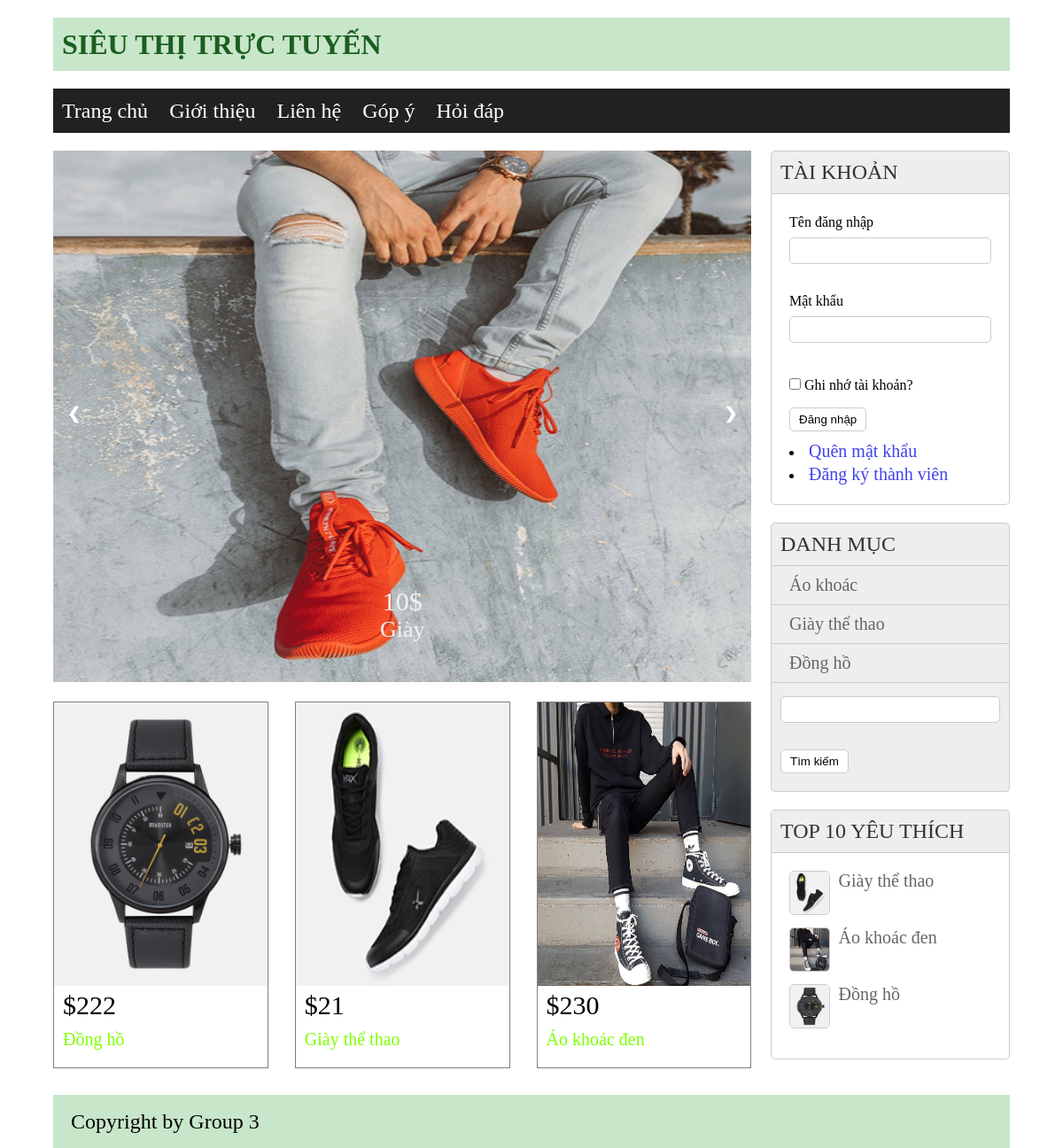
The app's page /kenshop/index.php with its own data.
### tables this page shows
CREATE TABLE `hang_hoa` (
  `ma_hh` int(11) NOT NULL,
  `ten_hh` varchar(50) NOT NULL,
  `don_gia` float NOT NULL,
  `giam_gia` float DEFAULT NULL,
  `hinh` varchar(50) NOT NULL,
  `mo_ta` varchar(1000) NOT NULL,
  `so_luot_xem` int(50) NOT NULL,
  `ma_loai` int(50) NOT NULL
);

CREATE TABLE `loai_hang` (
  `ma_loai` int(11) NOT NULL,
  `ten_loai` varchar(50) NOT NULL
);

### kenshop/model/pdo.php (called while the page is built, shortened)
<?php
function pdo_get_connection(){
    $dburl = "mysql:host=localhost;dbname=kenshop;charset=utf8";
    $username = 'root';
    $password = '';
    $conn = new PDO($dburl, $username, $password);
    $conn->setAttribute(PDO::ATTR_ERRMODE, PDO::ERRMODE_EXCEPTION);
    return $conn;
}
function pdo_query($sql){
    $sql_args = array_slice(func_get_args(), 1);
    try{
        $conn = pdo_get_connection();
        $stmt = $conn->prepare($sql);
        $stmt->execute($sql_args);
        $rows = $stmt->fetchAll();
        return $rows;
    }
    catch(PDOException $e){
        throw $e;
    }
    finally{
        unset($conn);
    }
}

### kenshop/model/hang-hoa.php (called while the page is built, shortened)
<?php
function hh_selectall_home(){
    $sql = "select * from hang_hoa where 1 order by ma_hh desc  limit 0,9";
    return pdo_query($sql);
}
function hh_selectall_top10(){
    $sql = "select * from hang_hoa where 1 order by so_luot_xem desc limit 0,10";
    return pdo_query($sql);
}

### kenshop/global.php (called while the page is built)
<?php
    $img_path="upload/";
?>

### kenshop/model/loai-hang.php (called while the page is built, shortened)
<?php
function loai_selectall(){
    $sql = "select * from loai_hang order by ma_loai ";
    return pdo_query($sql);
}

### kenshop/view/home.php (the view, shortened to what this page needs)
<main>
    <div class="artical">
        <div class="slideshow-container">
            <div class="mySlides fade">
                <img src="./content/images/category-1.jpg">
                <div class="price">10$</div>
                <div class="text">Giày</div>
            </div>
            <a class="prev" onclick="plusSlides(-1)">&#10094;</a>
            <a class="next" onclick="plusSlides(1)">&#10095;</a>
        </div>
        <br>
        <div class="products">
            <div class="row">
                <?php foreach ($loadhh as $hh) {
                    extract($hh);
                    $linksp = "index.php?act=sanphamct&idsp=" . $ma_hh;
                    $img = $img_path . $hinh;
                    echo ' <div class="col-3">
                        <a href="' . $linksp . '"><img src="' . $img . '" alt=""></a>
                        <div class="product-price">
                            <p>$' . $don_gia . '</p>
                        </div>
                        <div class="product-name">
                            <a href="' . $linksp . '"><p>' . $ten_hh . '</p></a>
                        </div>
                    </div>';
                }
                ?>
            </div>
        </div>
    </div>
    <div class="aside">
        <?php include "aside.php" ?>
    </div>
</main>

### kenshop/view/header.php (shortened to what this page needs)
<!DOCTYPE html>
<html lang="en">
<head>
    <link rel="stylesheet" href="./content/css/index.css">
    <link rel="stylesheet" href="./content/css/dangky.css">
</head>
<body>
    <div class="container">
        <div class="header">
            <h1>
                SIÊU THỊ TRỰC TUYẾN
            </h1>
        </div>
        <div class="menu">
            <nav>
                <ul>
                    <li><a href="index.php">Trang chủ</a></li>
                    <li><a href="#">Giới thiệu</a></li>
                    <li><a href="#">Liên hệ</a></li>
                    <li><a href="#">Góp ý</a></li>
                    <li><a href="#">Hỏi đáp</a></li>
                </ul>
            </nav>
        </div>

### kenshop/index.php (shortened to what this page needs)
<?php
include "global.php";
include "model/pdo.php";
include "model/loai-hang.php";
include "model/hang-hoa.php";
include "./view/header.php";
$loadhh = hh_selectall_home();
$loaddm = loai_selectall();
$top10 = hh_selectall_top10();
if (isset($_GET['act']) && ($_GET['act'] != "")) {
    $act = $_GET['act'];
    switch ($act) {
        case 'dangki':
            if (isset($_POST['dangki'])) {
                $ho_ten = $_POST['ho_ten'];
                $email = $_POST['email'];
                $mat_khau = $_POST['mat_khau'];
                $hinh = $_FILES['hinh']['name'];
                $target_dir = "./upload/";
                $target_file = $target_dir . basename($_FILES["hinh"]["name"]);
                if (move_uploaded_file($_FILES["hinh"]["tmp_name"], $target_file)) {
                } else {
                }
                $kich_hoat = $_POST['kich_hoat'];
                $vai_tro = $_POST['vai_tro'];
                khach_hang_insert($mat_khau, $ho_ten, $kich_hoat, $hinh, $email, $vai_tro);
                $thongbao = 'Đăng ký thành công';
            }
            include 'view/taikhoan/dangki.php';
            break;
        case 'dangnhap':
            if(isset($_POST['dangnhap']) && ($_POST['dangnhap'])){
                $ho_ten=$_POST['ho_ten'];
                $mat_khau=$_POST['mat_khau'];
                $checkuser= check_user($ho_ten,$mat_khau);
                if(is_array($checkuser)){
                    $_SESSION['user'] = $checkuser;
                    header('Location: index.php');
                }else {
                    $thongbao ="Tài khoản không tồn tại, vui lòng đăng kí";
                }
            }
            include "view/taikhoan/dangki.php";
            break;
        case 'updatetk':
            if(isset($_POST['capnhat']) && ($_POST['capnhat'])){
                $email=$_POST['email'];
                $ho_ten=$_POST['ho_ten'];
                $mat_khau=$_POST['mat_khau'];
                $vai_tro=$_POST['dia_chi'];
                $hinh = $_FILES['hinh']['name'];
                $target_dir = "./upload/";
                $target_file = $target_dir . basename($_FILES["hinh"]["name"]);
                $kich_hoat = $_POST['kich_hoat'];
                $ma_kh=$_POST['ma_kh'];
                khach_hang_update($ma_kh, $mat_khau, $ho_ten, $email, $hinh, $kich_hoat, $vai_tro);
                $_SESSION['user'] = check_user($ho_ten,$mat_khau);
                header('Location: index.php?act=updatetk');
            }
            include "view/taikhoan/updatetk.php";
            break;
        case 'updatetk':
                if(isset($_POST['capnhat']) && ($_POST['capnhat'])){
                    $email=$_POST['email'];
                    $ho_ten=$_POST['ho_ten'];
                    $mat_khau=$_POST['mat_khau'];
                    $vai_tro=$_POST['dia_chi'];
                    $hinh = $_FILES['hinh']['name'];
                    $target_dir = "./upload/";
                    $target_file = $target_dir . basename($_FILES["hinh"]["name"]);
                    $kich_hoat = $_POST['kich_hoat'];
                    $ma_kh=$_POST['ma_kh'];
                    khach_hang_update($ma_kh, $mat_khau, $ho_ten, $email, $hinh, $kich_hoat, $vai_tro);
                    $_SESSION['user'] = check_user($ho_ten,$mat_khau);
                    header('Location: index.php?act=updatetk');
                }
                include "view/taikhoan/updatetk.php";
                break;
                case 'quenmk':
                    if(isset($_POST['gui']) && ($_POST['gui'])){
                        $email=$_POST['email'];
                        $ho_ten = $_POST['ho_ten'];
                        $checkemail = check_email($email, $ho_ten);
                        if(is_array($checkemail)){
                            $thongbao="Mật khẩu của bạn là: ".$checkemail['mat_khau'];
                        } else {
                            $thongbao="Email này không tồn tại";
                        }
                    }
                    include "view/taikhoan/quenmk.php";
                    break;
                    case 'logout':
                        session_unset();
                        header('Location: index.php');
                        break;
        case 'sanpham':
            if (isset($_POST['keyw']) && ($_POST['keyw'] != "")) {
                $keyw = $_POST['keyw'];
            } else {
                $keyw = "";
            }
            if (isset($_GET['ma_loai']) && ($_GET['ma_loai'] > 0)) {
                $ma_loai = $_GET['ma_loai'];
            } else {
                $ma_loai = 0;
            }
            $dshh = hh_selectall($keyw, $ma_loai);
            include "view/sanpham.php";
            break;
        case 'sanphamct':
            if (isset($_GET['idsp']) && ($_GET['idsp'] > 0)) {
                $ma_hh = $_GET['idsp'];
                $onesp = hh_getinfo($ma_hh);
                extract($onesp);
                $spkhac = cunghh_getinfo($ma_loai, $ma_hh);
                include "view/sanphamct.php";
            } else {
                include "./view/home.php";
            }
            break;
        case 'gioithieu':
            include "view/gioithieu.php";
            break;
        case 'lienhe':
            include "view/lienhe.php";
            break;
        case 'gopy':
            include "view/gopy.php";
            break;
        case 'hoidap':
            include "view/hoidap.php";
            break;
        default:
            include "./view/home.php";
            break;
    }
} else {
    include "./view/home.php";
}
include "./view/footer.php";
?>

### kenshop/view/aside.php
<div class="box">
    <div class="box-title">
        TÀI KHOẢN
    </div>
    <div class="box-content form-account">
        <?php
        if (isset($_SESSION['user'])) {
            extract($_SESSION['user']);
            $target_dir = "./upload/";
            $hinh_anh = $target_dir.$hinh_anh;
            ?>
            <div class="mt">
                Xin chào
                <?= $ho_ten ?>
                <img width="150px" src="<?=$hinh_anh?>">
            </div>
            <li><a href="index.php?act=updatetk">Cập nhật tài khoản</a></li>
            <?php if ($vai_tro == 1) { ?>
                <li><a href="admin/index.php">Đăng nhập admin</a></li>
            <?php } ?>
            <li><a href="index.php?act=logout">Đăng xuất</a></li>
            <?php
        } else {
            ?>
            <form action="index.php?act=dangnhap" method="POST">
                Tên đăng nhập <br>
                <input type="text" name="ho_ten">
                <br>
                <div class="mt">
                    Mật khẩu
                </div>
                <input type="text" name="mat_khau">
                <br>
                <div class="mt">
                    <input type="checkbox"> Ghi nhớ tài khoản?<br>
                </div>
                <input type="submit" value="Đăng nhập" name="dangnhap">
            </form>
            <li><a href="index.php?act=quenmk">Quên mật khẩu</a></li>
            <li><a href="index.php?act=dangki">Đăng ký thành viên</a></li>
        <?php } ?>
    </div>
</div>
<div class="box">
    <div class="box-title">
        DANH MỤC
    </div>
    <div class="box-content2 vmenu">
        <ul>
            <?php
            foreach ($loaddm as $dm) {
                extract($dm);
                $linkdm = "index.php?act=sanpham&ma_loai=" . $ma_loai;
                echo '<li><a href="' . $linkdm . '">' . $ten_loai . '</a></li>';
            }
            ?>
        </ul>
    </div>
    <div class="box-footer">
        <form action="index.php?act=sanpham" method="POST">
            <input type="text" name="keyw">
            <input type="submit" value="Tìm kiếm" name="timkiem">
        </form>
    </div>
</div>
<div class="box">
    <div class="box-title">
        TOP 10 YÊU THÍCH
    </div>
    <div class="box-content">
        <?php
        foreach ($top10 as $hh) {
            extract($hh);
            $linksp = "index.php?act=sanphamct&idsp=" . $ma_hh;
            $img = $img_path . $hinh;
            echo ' <div class="row-content">
                                <img src="' . $img . '" alt="">
                                <a href="' . $linksp . '">' . $ten_hh . '</a>
                            </div>';
        }
        ?>
    </div>
</div>

### kenshop/view/footer.php (shortened to what this page needs)
<footer>
            <p>Copyright by Group 3 </p>
        </footer>
    </div>
</body>
</html>

### kenshop/content/css/index.css (style rules this page uses)
* { padding: 0; margin: 0; box-sizing: border-box; }
.container { margin: auto; max-width: 90%; }
.header { height: 60px; line-height: 60px; }
.header h1 { margin-top: 20px; padding-left: 10px; color: #1b5e20; background-color: #c8e6c9; }
nav ul { display: block; padding-left: 10px; background-color: #212121; margin-top: 20px; height: 50px; line-height: 50px; }
nav ul li { display: inline-block; list-style: none; margin-right: 20px; }
nav ul li a { text-decoration: none; color: #FFFFFF; font-size: 24px; }
.artical { float: left; width: 73%; }
.aside { float: right; width: 25%; }
.box { margin-bottom: 10px; margin-top: 20px; }
.box-title { color: #333; padding: 10px; background-color: #EEE; border-top-left-radius: 5px; border-top-right-radius: 5px; border: 1px #CCC solid; font-size: 24px; }
.box-content { border-left: 1px #CCC solid; border-right: 1px #CCC solid; border-bottom: 1px #CCC solid; border-bottom-right-radius: 5px; border-bottom-left-radius: 5px; min-height: 200px; padding: 20px; }
.box-content2 { border-left: 1px #CCC solid; border-right: 1px #CCC solid; background-color: #eee; }
.box-footer { padding: 10px; background-color: #EEE; border-bottom-left-radius: 5px; border-bottom-right-radius: 5px; border-left: 1px #CCC solid; border-right: 1px #CCC solid; border-bottom: 1px #CCC solid; }
.slideshow-container { max-width: 1000%; position: relative; }
.mySlides { display: none; }
.mySlides img { margin-top: 20px; width: 100%; height: 600px; }
.prev, .next { cursor: pointer; position: absolute; top: 50%; width: auto; margin-top: -22px; padding: 16px; color: white; font-weight: bold; font-size: 18px; transition: 0.6s ease; border-radius: 0 3px 3px 0; user-select: none; }
.next { right: 0; border-radius: 3px 0 0 3px; }
.price { color: #f2f2f2; font-size: 30px; padding: 8px 12px; position: absolute; bottom: 70px; width: 100%; text-align: center; }
.text { color: #f2f2f2; font-size: 26px; padding: 8px 12px; position: absolute; bottom: 40px; width: 100%; text-align: center; }
.fade { animation-name: fade; animation-duration: 1.5s; }
.row { display: grid; grid-template-columns: 1fr 1fr 1fr; grid-gap: 30px; }
.col-3 { border: 1px solid grey; margin-bottom: 30px; }
.col-3 img { width: 100%; height: 320px; }
.product-price { font-size: 30px; padding-left: 10px; }
.product-name { font-size: 30px; padding-left: 10px; padding-top: 10px; padding-bottom: 20px; }
footer { background-color: #c8e6c9; height: 60px; line-height: 60px; padding-left: 20px; font-size: 24px; }
.form-account { line-height: 150%; }
.mt { margin-top: 10px; }
.form-account input[type=text] { width: 100%; border: 1px #ccc solid; padding: 5px 10px; border-radius: 5px; }
.form-account input[type=submit] { border-radius: 5px; padding: 5px 10px; border: 1px #CCC solid; background-color: white; margin-top: 10px; margin-bottom: 10px; }
.form-account li a { color: rgb(65, 67, 234); text-decoration: none; }
.vmenu ul { list-style: none; }
.vmenu ul li { padding: 10px 20px; background-color: #EEE; border-bottom: 1px #CCC solid; }
.vmenu ul li a { text-decoration: none; color: #666; }
.box-footer input[type=text] { width: 100%; padding: 5px 10px; background-color: #FFF; border: 1px #CCC solid; border-radius: 5px; }
.row-content img { width: 20%; height: 50px; margin-bottom: 10px; margin-right: 10px; border-radius: 5px; border: 1px #CCC solid; }
.row-content a { text-decoration: none; padding-bottom: 10px; position: absolute; color: #666; }

### kenshop/content/css/dangky.css (style rules this page uses)
* { padding: 0; margin: 0; box-sizing: border-box; }

### kenshop/view/header.php (style rules this page uses)
a { text-decoration: none; color: chartreuse; font-size: 20px; }
input[type=submit] { border-radius: 5px; padding: 5px 10px; border: 1px #CCC solid; background-color: white; margin-top: 10px; margin-bottom: 10px; cursor: pointer; }
input[type=text], input[type=email], input[type=password] { width: 100%; height: 30px; margin-top: 5px; margin-bottom: 20px; }
input[type=reset], input { border-radius: 5px; padding: 5px 10px; border: 1px #CCC solid; background-color: white; margin-top: 10px; margin-bottom: 10px; cursor: pointer; }

### records on screen
hang_hoa: hinh (picture), don_gia "222", ten_hh "Đồng hồ"
hang_hoa: hinh (picture), don_gia "21", ten_hh "Giày thể thao"
hang_hoa: hinh (picture), don_gia "230", ten_hh "Áo khoác đen"
loai_hang: ten_loai "Áo khoác"
loai_hang: ten_loai "Giày thể thao"
loai_hang: ten_loai "Đồng hồ"
